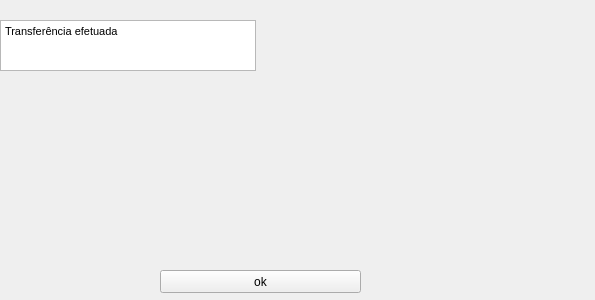
<?xml version="1.0" encoding="UTF-8"?>
<ui version="4.0">
 <class>Form</class>
 <widget class="QWidget" name="Form">
  <property name="geometry">
   <rect>
    <x>0</x>
    <y>0</y>
    <width>595</width>
    <height>300</height>
   </rect>
  </property>
  <property name="windowTitle">
   <string>Form</string>
  </property>
  <widget class="QTextBrowser" name="textBrowser">
   <property name="geometry">
    <rect>
     <x>0</x>
     <y>20</y>
     <width>256</width>
     <height>51</height>
    </rect>
   </property>
   <property name="html">
    <string>&lt;!DOCTYPE HTML PUBLIC &quot;-//W3C//DTD HTML 4.0//EN&quot; &quot;http://www.w3.org/TR/REC-html40/strict.dtd&quot;&gt;
&lt;html&gt;&lt;head&gt;&lt;meta name=&quot;qrichtext&quot; content=&quot;1&quot; /&gt;&lt;style type=&quot;text/css&quot;&gt;
p, li { white-space: pre-wrap; }
&lt;/style&gt;&lt;/head&gt;&lt;body style=&quot; font-family:'MS Shell Dlg 2'; font-size:8.25pt; font-weight:400; font-style:normal;&quot;&gt;
&lt;p style=&quot; margin-top:0px; margin-bottom:0px; margin-left:0px; margin-right:0px; -qt-block-indent:0; text-indent:0px;&quot;&gt;Transferência efetuada&lt;/p&gt;
&lt;p style=&quot;-qt-paragraph-type:empty; margin-top:0px; margin-bottom:0px; margin-left:0px; margin-right:0px; -qt-block-indent:0; text-indent:0px;&quot;&gt;&lt;br /&gt;&lt;/p&gt;
&lt;p style=&quot;-qt-paragraph-type:empty; margin-top:0px; margin-bottom:0px; margin-left:0px; margin-right:0px; -qt-block-indent:0; text-indent:0px;&quot;&gt;&lt;br /&gt;&lt;/p&gt;&lt;/body&gt;&lt;/html&gt;</string>
   </property>
  </widget>
  <widget class="QPushButton" name="pushButton">
   <property name="geometry">
    <rect>
     <x>160</x>
     <y>270</y>
     <width>201</width>
     <height>23</height>
    </rect>
   </property>
   <property name="text">
    <string>ok</string>
   </property>
  </widget>
 </widget>
 <resources/>
 <connections/>
</ui>
